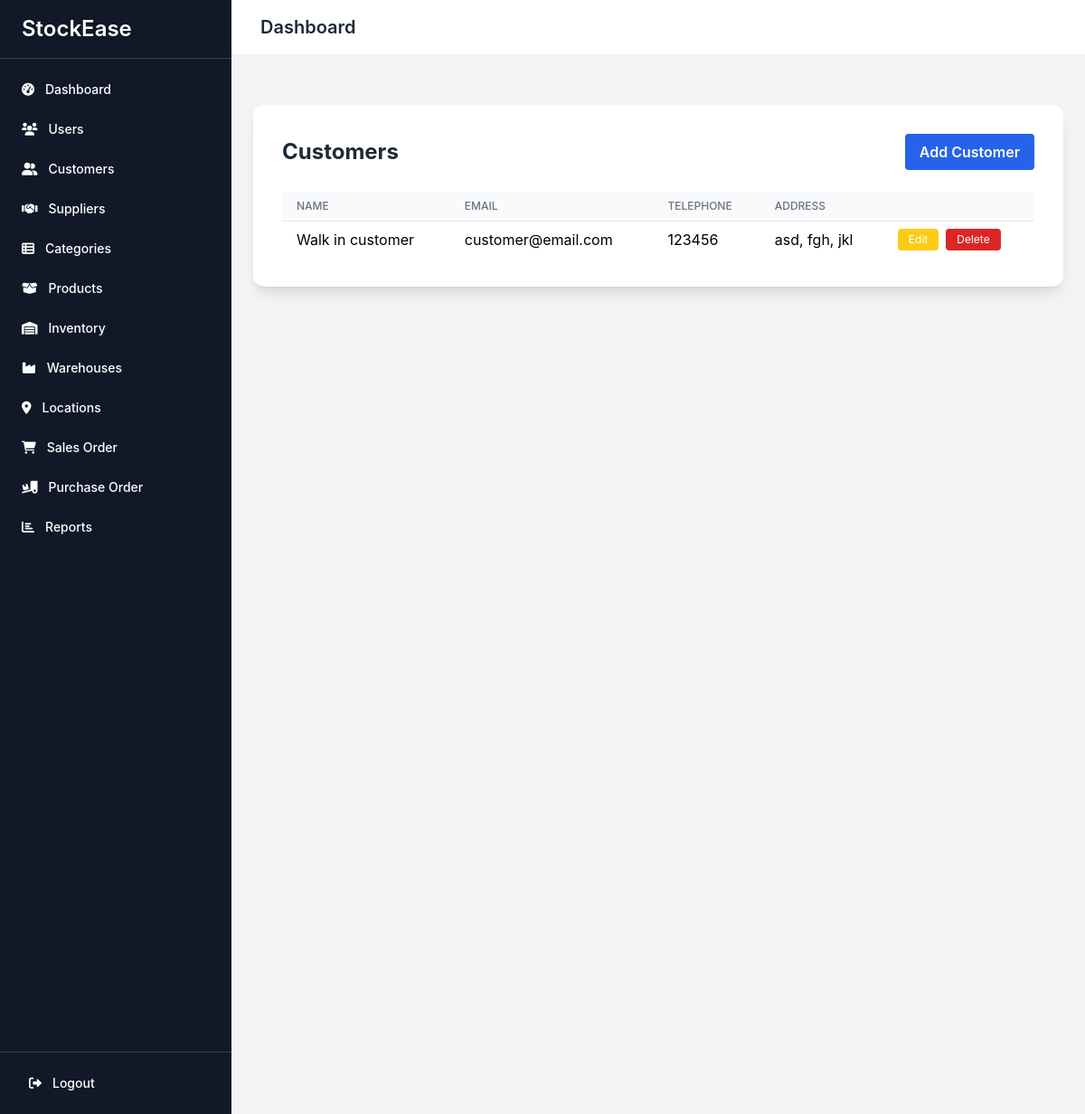
The page /customers/ (signed in) on the database its author committed.
### core/models.py (models this page shows, shortened)
class Customer(models.Model):
    email = models.EmailField(max_length=255, unique=True)
    name = models.CharField(max_length=255, default='Walk in customer')
    telephone = models.CharField(max_length=11)
    address_street = models.CharField(max_length=255)
    address_city = models.CharField(max_length=255)
    address_postcode = models.CharField(max_length=20)

### core/views.py (the view)
# urls.py: path('customers/', views.customer_list, name='customer_list'),
@login_required
@user_passes_test(is_admin)
def customer_list(request):
    customers = Customer.objects.all()
    return render(request, 'core/customer_list.html', {'customers': customers})

### core/views.py (called while the page is built)
def is_admin(user):
    return user.is_authenticated and user.role == 'administrator'

### core/templates/core/customer_list.html
{% extends 'core/base.html' %}
{% block content %}
<div class="min-h-screen bg-gray-100 py-8">
  <div class="max-w-4xl mx-auto bg-white rounded-xl shadow-lg p-8">
    <div class="flex justify-between items-center mb-6">
      <h2 class="text-2xl font-bold text-gray-800">Customers</h2>
      <a href="{% url 'customer_create' %}" class="px-4 py-2 bg-blue-600 hover:bg-blue-700 text-white font-semibold rounded transition">Add Customer</a>
    </div>
    <div class="overflow-x-auto">
      <table class="min-w-full divide-y divide-gray-200">
        <thead class="bg-gray-50">
          <tr>
            <th class="px-4 py-2 text-left text-xs font-medium text-gray-500 uppercase">Name</th>
            <th class="px-4 py-2 text-left text-xs font-medium text-gray-500 uppercase">Email</th>
            <th class="px-4 py-2 text-left text-xs font-medium text-gray-500 uppercase">Telephone</th>
            <th class="px-4 py-2 text-left text-xs font-medium text-gray-500 uppercase">Address</th>
            <th class="px-4 py-2"></th>
          </tr>
        </thead>
        <tbody class="bg-white divide-y divide-gray-200">
          {% for customer in customers %}
          <tr>
            <td class="px-4 py-2">{{ customer.name }}</td>
            <td class="px-4 py-2">{{ customer.email }}</td>
            <td class="px-4 py-2">{{ customer.telephone }}</td>
            <td class="px-4 py-2">{{ customer.address_street }}, {{ customer.address_city }}, {{ customer.address_postcode }}</td>
            <td class="px-4 py-2 flex gap-2">
              <a href="{% url 'customer_update' customer.pk %}" class="px-3 py-1 bg-yellow-400 hover:bg-yellow-500 text-white rounded text-xs">Edit</a>
              <a href="{% url 'customer_delete' customer.pk %}" class="px-3 py-1 bg-red-600 hover:bg-red-700 text-white rounded text-xs">Delete</a>
            </td>
          </tr>
          {% empty %}
          <tr><td colspan="5" class="text-center py-4 text-gray-500">No customers found.</td></tr>
          {% endfor %}
        </tbody>
      </table>
    </div>
  </div>
</div>
{% endblock %}

### rows shown on the page
Customer: name "Walk in customer", email "customer@email.com", telephone "123456", address_street "asd", address_city "fgh", address_postcode "jkl"
